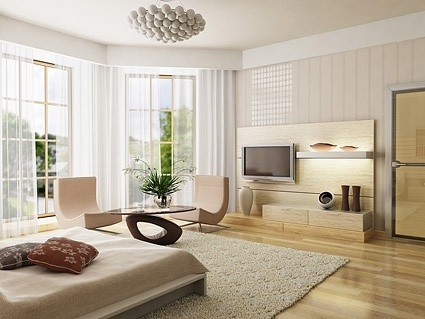
#> input picture test2.jpg, 425 x 319 px
$ jupyter execute ImageTests.ipynb   (shell and % lines are left out)
#> lines starting #> are read from the running program, lines starting #| are printed output that depends on the picture
[cell 1]
from skimage.color import rgb2gray
import numpy as np
import cv2
import matplotlib.pyplot as plt
from scipy import ndimage

[cell 2]
image = plt.imread('test2.jpg')
#> image is the input picture: shape (319, 425, 3); mean R, G, B 187.3, 175.6, 157.2
gray = rgb2gray(image)
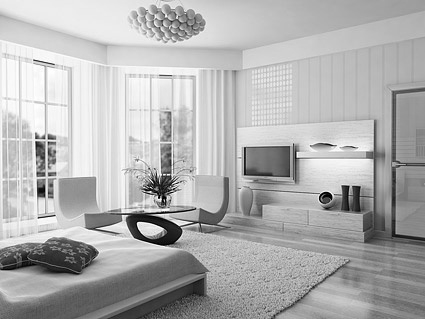
#> gray: shape (319, 425) float64; min 0, max 1, mean 0.693
gray_r = gray.reshape(gray.shape[0]*gray.shape[1])
for i in range(gray_r.shape[0]):
    if gray_r[i] > gray_r.mean():
        gray_r[i] = 3
    elif gray_r[i] > 0.5:
        gray_r[i] = 2
    elif gray_r[i] > 0.25:
        gray_r[i] = 1
    else:
        gray_r[i] = 0
gray = gray_r.reshape(gray.shape[0],gray.shape[1])
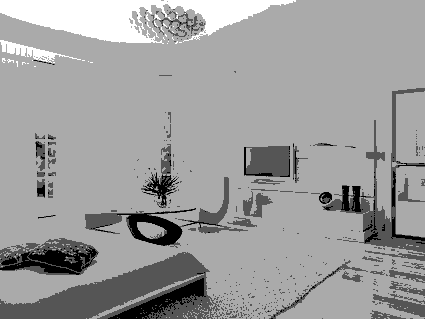
#> gray: shape (319, 425) float64; min 0, max 3, mean 1.85; drawn with min black and max white
plt.imshow(gray, cmap='gray')

$ run again, with test.jpg copied over test2.jpg
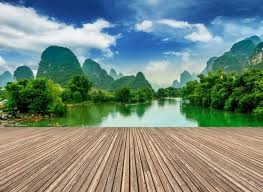
#> input picture test.jpg, 263 x 192 px
#> image is the input picture: shape (192, 263, 3); mean R, G, B 117.1, 137.1, 125.4
#> `gray = rgb2gray(image)`:
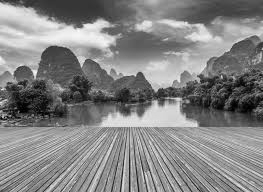
#> gray: shape (192, 263) float64; min 0, max 0.983, mean 0.518
#> `gray = gray_r.reshape(gray.shape[0],gray.shape[1])`:
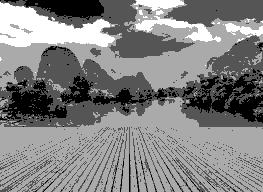
#> gray: shape (192, 263) float64; min 0, max 3, mean 1.53; drawn with min black and max white
